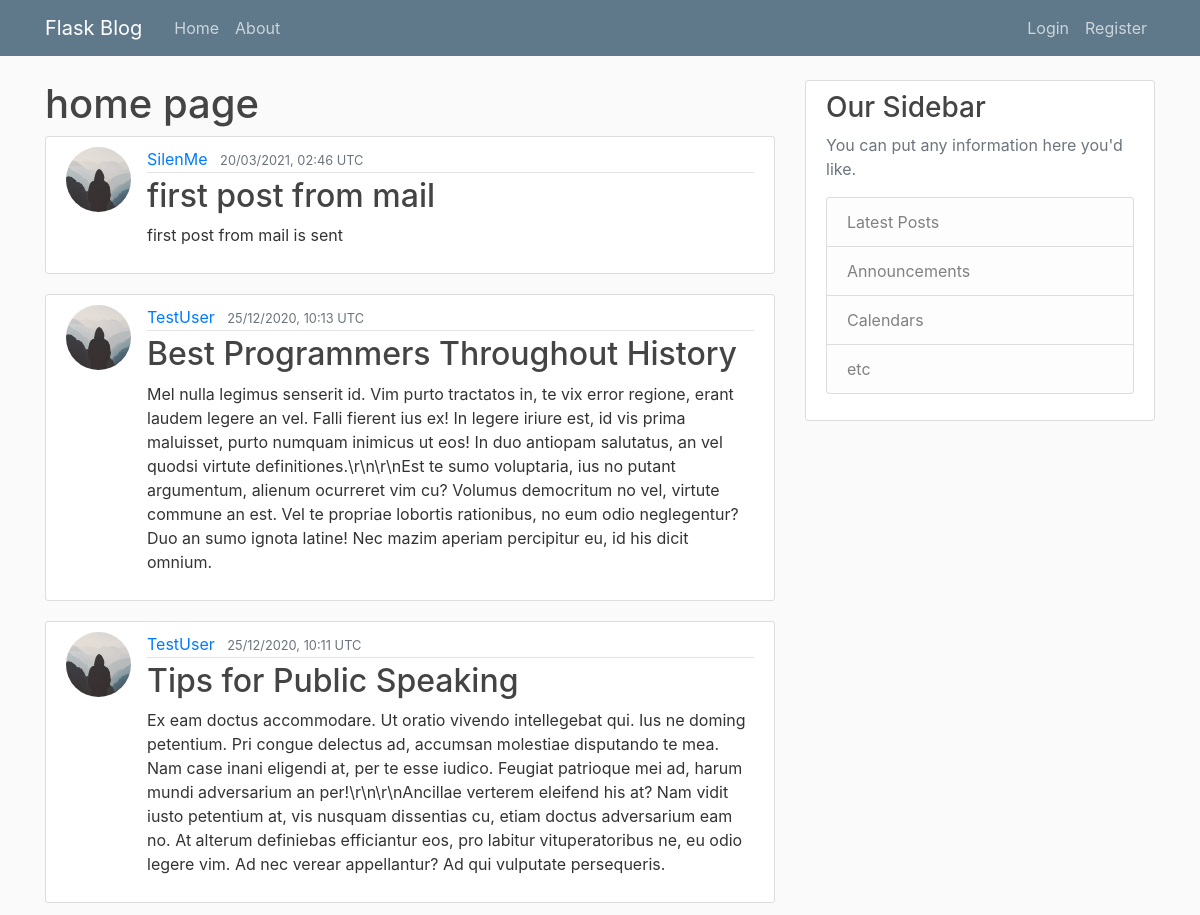
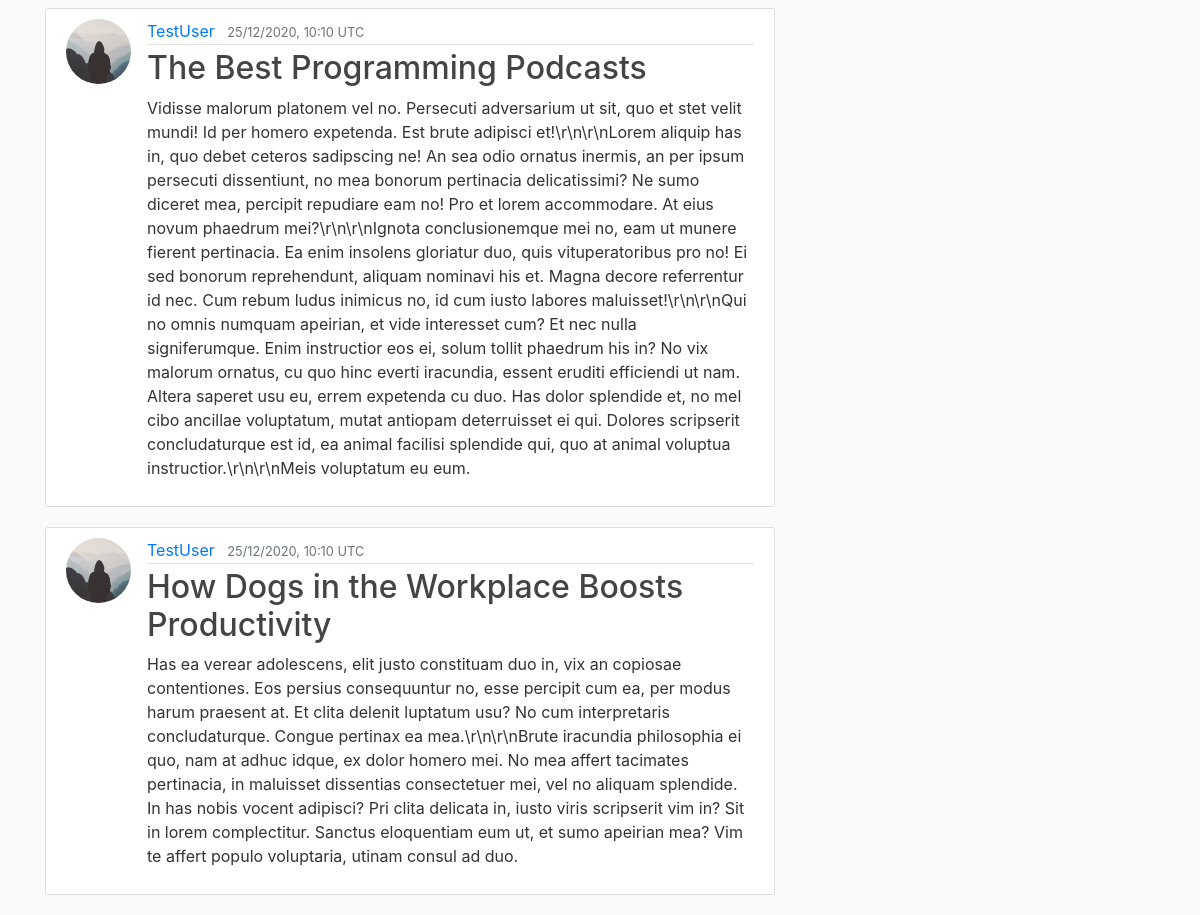
The page /home on the database its author committed (2 pictures, top to bottom).
### flaskblog/models.py (models this page shows, shortened)
class Post(db.Model):
    id=db.Column(db.Integer, primary_key=True)
    title=db.Column(db.String(100),nullable=False)
    date_posted=db.Column(db.DateTime,nullable=False,default=datetime.utcnow)
    content=db.Column(db.Text,nullable=False)
    user_id=db.Column(db.Integer, db.ForeignKey('user.id'),nullable=False) #foreign Key for Class=User===table=user

class User(db.Model,UserMixin):
    id=db.Column(db.Integer, primary_key=True)
    username=db.Column(db.String(20),unique=True,nullable=False)
    email=db.Column(db.String(30),unique=True,nullable=False)
    image_file=db.Column(db.String(20),nullable=False,default='default.jpg')
    password=db.Column(db.String(60),nullable=False)
    posts=db.relationship('Post',backref='author',lazy=True)#one-to-many relationship , backref is similar to a column and author will give the user who created the post

### flaskblog/routes.py (the view)
@app.route('/')
@app.route('/home')
def home():
    page= request.args.get('page',1, type=int) #default is 1 so 5 posts at one
    posts=Post.query.order_by(Post.date_posted.desc()).paginate(page=page, per_page=5)
    return render_template('home.html',posts=posts) #posts=posts tell that, we can use 'posts' variale (which is defined here) as 'posts' in any templates

### flaskblog/templates/home.html
{%extends "layout.html"%}
{%block content%}
<h1>home page</h1>
{% for post in posts%}
<article class="media content-section">
  <img class="rounded-circle article-img" src="{{ url_for('static', filename='profile_pics/'+post.author.image_file) }}">
  <div class="media-body">
    <div class="article-metadata">
      <a class="mr-2" href="#">{{ post.author.username }}</a>
      <small class="text-muted">{{ post.date_posted.strftime('%d/%m/%Y, %H:%M') +" UTC" }}</small>
    </div>
    <h2><a class="article-title" href="{{url_for('post',post_id=post.id)}}">{{ post.title }}</a></h2>
    <p class="article-content">{{ post.content }}</p>
  </div>
</article>
{%endfor%}
{%endblock content%}

### flaskblog/templates/layout.html (shortened to what this page needs)
<!DOCTYPE html>
<html>
<head>
	<link rel="stylesheet" href="https://stackpath.bootstrapcdn.com/bootstrap/4.1.3/css/bootstrap.min.css">
	<link rel="stylesheet" type="text/css" href="{{url_for('static',filename='main.css')}}">
</head>
<body>
<header class="site-header">
  <nav class="navbar navbar-expand-md navbar-dark bg-steel fixed-top">
    <div class="container">
      <a class="navbar-brand mr-4" href="/">Flask Blog</a>
      <div class="collapse navbar-collapse" id="navbarToggle">
        <div class="navbar-nav mr-auto">
          <a class="nav-item nav-link" href="{{url_for('home')}}">Home</a>
          <a class="nav-item nav-link" href="{{url_for('about')}}">About</a>
        </div>
        <div class="navbar-nav">
          {% if current_user.is_authenticated %}
            <a class="nav-item nav-link" href="{{url_for('new_post')}}">New Post</a>
            <a class="nav-item nav-link" href="{{url_for('account')}}">Account</a>
            <a class="nav-item nav-link" href="{{url_for('logout')}}">Logout</a>
          {% else %}
            <a class="nav-item nav-link" href="{{url_for('login')}}">Login</a>
            <a class="nav-item nav-link" href="{{url_for('register')}}">Register</a>
          {% endif %}
        </div>
      </div>
    </div>
  </nav>
</header>
<main role="main" class="container">
  <div class="row">
    <div class="col-md-8">
        {% block content %}{% endblock %}
    </div>
    <div class="col-md-4">
      <div class="content-section">
        <h3>Our Sidebar</h3>
        <p class='text-muted'>You can put any information here you'd like.
          <ul class="list-group">
            <li class="list-group-item list-group-item-light">Latest Posts</li>
            <li class="list-group-item list-group-item-light">Announcements</li>
            <li class="list-group-item list-group-item-light">Calendars</li>
            <li class="list-group-item list-group-item-light">etc</li>
          </ul>
        </p>
      </div>
    </div>
  </div>
</main>
</body>
</html>

### flaskblog/static/main.css (style rules this page uses)
body { background: #fafafa; color: #333333; margin-top: 5rem; }
h1, h2, h3, h4, h5, h6 { color: #444444; }
.bg-steel { background-color: #5f788a; }
.site-header .navbar-nav .nav-link { color: #cbd5db; }
.content-section { background: #ffffff; padding: 10px 20px; border: 1px solid #dddddd; border-radius: 3px; margin-bottom: 20px; }
.article-title { color: #444444; }
.article-content { white-space: pre-line; }
.article-img { height: 65px; width: 65px; margin-right: 16px; }
.article-metadata { padding-bottom: 1px; margin-bottom: 4px; border-bottom: 1px solid #e3e3e3 }

### rows shown on the page
Post: image_file (placeholder picture), author.username "SilenMe", date_posted "20/03/2021, 02:46 UTC", title "first post from mail", content "first post from mail is sent"
Post: image_file (placeholder picture), author.username "TestUser", date_posted "25/12/2020, 10:13 UTC", title "Best Programmers Throughout History", content "Mel nulla legimus senserit id. Vim purto tractatos in, te vix error regione, erant laudem legere an vel. Falli fierent ius ex! In legere iriure est, id vis prima maluisset, purto numquam inimicus ut eos! In duo antiopam salutatus, an vel quodsi virtute definitiones.\\r\\n\\r\\nEst te sumo voluptaria, ius no putant argumentum, alienum ocurreret vim cu? Volumus democritum no vel, virtute commune an est. Vel te propriae lobortis rationibus, no eum odio neglegentur? Duo an sumo ignota latine! Nec mazim aperiam percipitur eu, id his dicit omnium."
Post: image_file (placeholder picture), author.username "TestUser", date_posted "25/12/2020, 10:11 UTC", title "Tips for Public Speaking", content "Ex eam doctus accommodare. Ut oratio vivendo intellegebat qui. Ius ne doming petentium. Pri congue delectus ad, accumsan molestiae disputando te mea. Nam case inani eligendi at, per te esse iudico. Feugiat patrioque mei ad, harum mundi adversarium an per!\\r\\n\\r\\nAncillae verterem eleifend his at? Nam vidit iusto petentium at, vis nusquam dissentias cu, etiam doctus adversarium eam no. At alterum definiebas efficiantur eos, pro labitur vituperatoribus ne, eu odio legere vim. Ad nec verear appellantur? Ad qui vulputate persequeris."
Post: image_file (placeholder picture), author.username "TestUser", date_posted "25/12/2020, 10:10 UTC", title "The Best Programming Podcasts", content "Vidisse malorum platonem vel no. Persecuti adversarium ut sit, quo et stet velit mundi! Id per homero expetenda. Est brute adipisci et!\\r\\n\\r\\nLorem aliquip has in, quo debet ceteros sadipscing ne! An sea odio ornatus inermis, an per ipsum persecuti dissentiunt, no mea bonorum pertinacia delicatissimi? Ne sumo diceret mea, percipit repudiare eam no! Pro et lorem accommodare. At eius novum phaedrum mei?\\r\\n\\r\\nIgnota conclusionemque mei no, eam ut munere fierent pertinacia. Ea enim insolens gloriatur duo, quis vituperatoribus pro no! Ei sed bonorum reprehendunt, aliquam nominavi his et. Magna decore referrentur id nec. Cum rebum ludus inimicus no, id cum iusto labores maluisset!\\r\\n\\r\\nQui…"
Post: image_file (placeholder picture), author.username "TestUser", date_posted "25/12/2020, 10:10 UTC", title "How Dogs in the Workplace Boosts Productivity", content "Has ea verear adolescens, elit justo constituam duo in, vix an copiosae contentiones. Eos persius consequuntur no, esse percipit cum ea, per modus harum praesent at. Et clita delenit luptatum usu? No cum interpretaris concludaturque. Congue pertinax ea mea.\\r\\n\\r\\nBrute iracundia philosophia ei quo, nam at adhuc idque, ex dolor homero mei. No mea affert tacimates pertinacia, in maluisset dissentias consectetuer mei, vel no aliquam splendide. In has nobis vocent adipisci? Pri clita delicata in, iusto viris scripserit vim in? Sit in lorem complectitur. Sanctus eloquentiam eum ut, et sumo apeirian mea? Vim te affert populo voluptaria, utinam consul ad duo."
